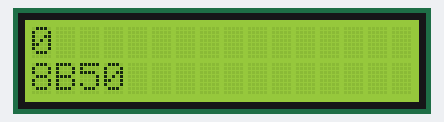
Bench run of a sketch on a simulated Arduino Uno, built with avr-gcc and run on an emulated ATmega328P. On the bench: 16×2 character LCD.

Above: at 0.1 s.
At 4.1 s:
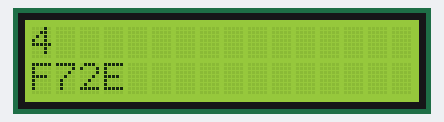
At 9.2 s:
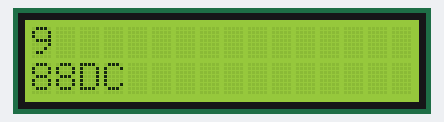
At 19.2 s:
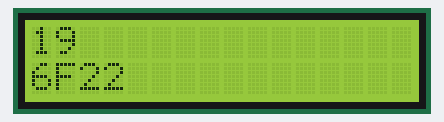
At 29.2 s:
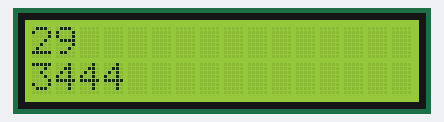
At 38.3 s:
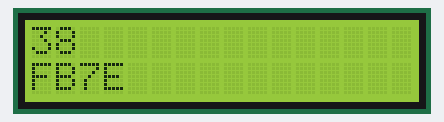

The sketch:

otplcd.ino
```cpp
#include <LiquidCrystal.h>

LiquidCrystal lcd(8, 9, 4, 5, 6, 7);           // select the pins used on the LCD panel

unsigned int tokenseed[] = {0x02,0x5E,0xF8,0x7E,0x78,0x19,0xE3,0xA3,0xB4,0x8E,0x92,0xCD,0x92,0xE7,0xAB,0x35};
unsigned int token = 0x0FDE45E3;

unsigned int ck = 0;
unsigned int pre_p = 0;
unsigned int p = 0;
unsigned int pre_c = 0;
unsigned int c = 0;
unsigned b = 0;

void func1(){
    // 1-1 clock
    ck ^= 1;
    // 1-2 clock up counter
    // U12B
    pre_p = p;
    if(ck == 1){
        p += 1;
        if((p & 4) != 0){
            p = 0;
        }
        // U12A
        pre_c = c;
        if((pre_p & 2) < (p & 2)){
            c += 1;
            if((c & 16) != 0){
                c = 0;
            }
        }
    }
    else{
        pre_c = c;
    }
    // 1-3 select layer
    b = token >> ((c & 7) * 4);
    b &= 15;
}

unsigned int a = 0;
unsigned int b2 = 0;
unsigned int pre_p2 = 0;
unsigned int p2 = 0;
unsigned int p3 = 0;
unsigned int pre_d = 9;
unsigned int d = 9;

void func2(){
    // 2-1
    b2 = c ^ b;
    a = tokenseed[b2];
    // 2-2
    pre_p2 = p2;
    p2 = (p & 1) & ((c & 1) ^ 1);
    p3 = (p & 1) & (c & 1);
    p2 |= p3 << 1;
    p3 ^= 1;
    pre_d = d;
    if(p3 == 0){
        d = (c & 0b110) >> 1;
    }
    else{
        d = 9;
    }
}

unsigned int a2 = 0;
unsigned int b3 = 0;
unsigned int a3 = 0;

void func3(){
    // 3-1
    if((pre_p2 & 1) < (p2 & 1)){
        a2 = a ^ 0xf0;
    }
    if((pre_p2 & 2) < (p2 & 2)){
        b3 = a ^ 0xf0;
    }
    // 3-2
    a3 = a2 ^ b3;
}

unsigned int b4 = 0xffffffff;
void func4(){
    if(d <= 3 && pre_d != d){
        b4 &= 0xffffffff ^ (0xff << (d * 8));
        b4 |= (a3 ^ 0xff) << (d * 8);
    }
}

unsigned int a5 = 0;
void func5(){
    a5 = (token ^ 0xffffffff) ^ b4;
    a5 = ((a5 << 1) & 0xffffffff) | ((a5 & 0x80000000) >> 31);
}

int func6(){
    if((pre_c & 0b1000) < (c & 0b1000)){
        token = a5;
        return 1;
    }
    return 0;
}

void setup(){
   lcd.begin(16, 2);               // start the library
}

unsigned int j = 0;
void loop(){
    func1();
    func2();
    func3();
    func4();
    func5();
    int ret = func6();
    if(ret){
        //lcd.setCursor(10,0);
        //lcd.print(millis()/1000);
        lcd.setCursor(0,0);
        lcd.print(j,DEC);
        lcd.setCursor(0,1);
        lcd.print(token,HEX);
        //print "%05d" % j, "%08X" % token
        j+=1;
        delay(1000);
    }
}
```

Measured:
- what the display in image 0 shows lasts 1.0 s, from 0.1 s to 1.1 s
